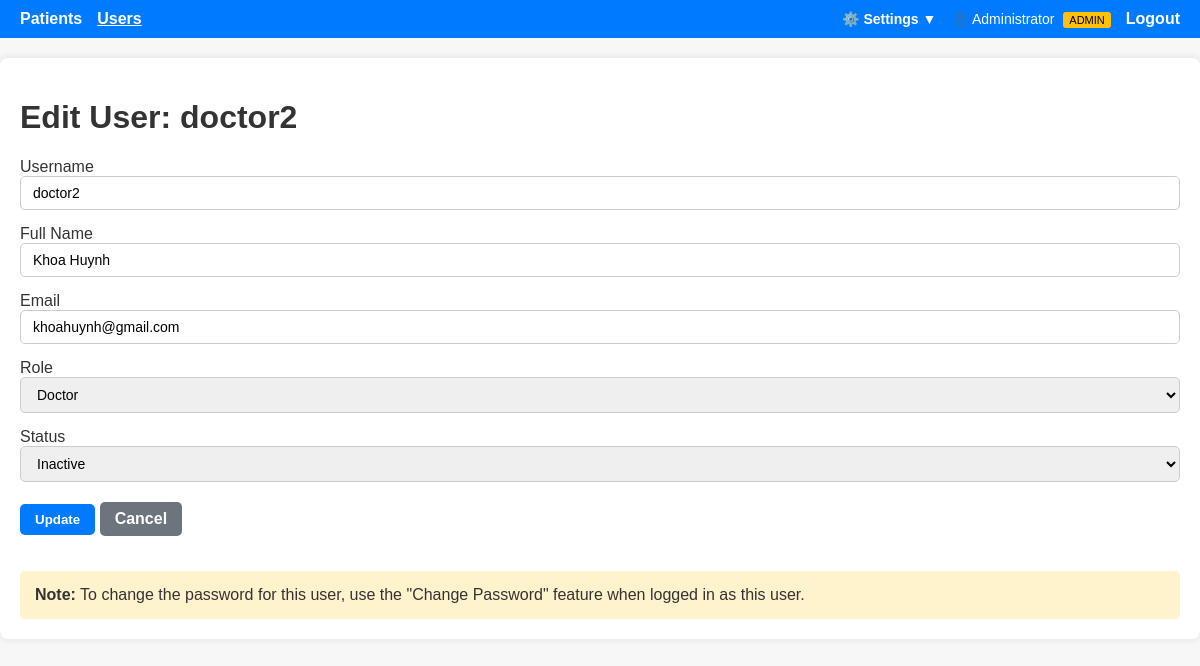
The page /users/3/edit (signed in) on the database its author committed.
### doctor_app/models.py (models this page shows, shortened)
class User(UserMixin, db.Model):
    id = db.Column(db.Integer, primary_key=True)
    username = db.Column(db.String(80), unique=True, nullable=False)
    password_hash = db.Column(db.String(255), nullable=False)
    role = db.Column(db.String(20), default="doctor")  # 'admin' or 'doctor'
    full_name = db.Column(db.String(120), nullable=True)
    email = db.Column(db.String(120), nullable=True)
    location = db.Column(db.String(120), nullable=True)  # NEW: Doctor's location/clinic
    created_at = db.Column(db.DateTime, default=datetime.utcnow)
    is_active = db.Column(db.Boolean, default=True)
    visits = db.relationship(
        "Visit", backref="creator", lazy=True, foreign_keys="Visit.created_by"
    )
    patients = db.relationship("Patient", backref="primary_doctor", lazy=True)
    def is_admin(self):
        return self.role == "admin"

### doctor_app/auth/routes.py (the view, shortened to what this page needs)
@bp.route("/users/<int:user_id>/edit", methods=["GET", "POST"])
@login_required
@admin_required
def edit_user(user_id):
    user = User.query.get_or_404(user_id)
    form = EditUserForm(obj=user)
    return render_template("auth/edit_user.html", form=form, user=user)

### doctor_app/auth/forms.py
class EditUserForm(FlaskForm):
    username = StringField("Username", validators=[DataRequired(), Length(max=80)])
    full_name = StringField("Full Name", validators=[DataRequired(), Length(max=120)])
    email = StringField("Email", validators=[Optional(), Email(), Length(max=120)])
    location = StringField("Location/Clinic", validators=[Optional(), Length(max=120)])
    role = SelectField("Role", choices=[("doctor", "Doctor"), ("admin", "Admin")])
    is_active = SelectField(
        "Status",
        choices=[(True, "Active"), (False, "Inactive")],
        coerce=lambda x: x == "True",
    )
    submit = SubmitField("Update")

### doctor_app/auth/routes.py (called while the page is built)
def admin_required(f):
    @wraps(f)
    def decorated_function(*args, **kwargs):
        if not current_user.is_authenticated or not current_user.is_admin():
            flash("You need admin privileges to access this page", "danger")
            return redirect(url_for("patients.list_patients"))
        return f(*args, **kwargs)
    return decorated_function

@login_manager.user_loader
def load_user(user_id):
    return User.query.get(int(user_id))

### doctor_app/templates/auth/edit_user.html (shortened to what this page needs)
{% extends 'base.html' %}
{% block content %}
<h1>Edit User: {{ user.username }}</h1>
<form method="post">
    <div class="form-group">
        {{ form.username.label }}
        {{ form.username(class="form-control") }}
    </div>
    <div class="form-group">
        {{ form.full_name.label }}
        {{ form.full_name(class="form-control") }}
    </div>
    <div class="form-group">
        {{ form.email.label }}
        {{ form.email(class="form-control") }}
    </div>
    <div class="form-group">
        {{ form.role.label }}
        {{ form.role(class="form-control") }}
    </div>
    <div class="form-group">
        {{ form.is_active.label }}
        {{ form.is_active(class="form-control") }}
    </div>
    {{ form.submit(class="btn") }}
    <a href="{{ url_for('auth.list_users') }}" class="btn" style="background: #6c757d;">Cancel</a>
</form>
<div style="margin-top: 30px; padding: 15px; background: #fff3cd; border-radius: 5px;">
    <strong>Note:</strong> To change the password for this user, use the "Change Password" feature when logged in as this user.
</div>
{% endblock %}

### doctor_app/templates/base.html (shortened to what this page needs)
<!doctype html>
<html lang="en">
<head>
  <link rel="stylesheet" href="{{ url_for('static', filename='style.css') }}">
</head>
<body>
  <nav>
    <a href="{{ url_for('patients.list_patients') }}" class="{% if request.endpoint == 'patients.list_patients' %}active{% endif %}">Patients</a>
    {% if current_user.is_admin() %}
    <a href="{{ url_for('auth.list_users') }}" class="{% if request.endpoint in ['auth.list_users', 'auth.register', 'auth.edit_user'] %}active{% endif %}">Users</a>
    {% endif %}
    <div style="margin-left: auto; display: flex; align-items: center; gap: 15px;">
      <div class="dropdown" id="settingsDropdown">
        <button class="dropdown-button" onclick="toggleDropdown()">⚙️ Settings ▼</button>
      </div>
      <span style="color: #fff; font-size: 14px;">
        👤 {{ current_user.full_name or current_user.username }}
        {% if current_user.is_admin() %}<span style="background: #ffc107; color: #000; padding: 2px 6px; border-radius: 3px; font-size: 11px; margin-left: 5px;">ADMIN</span>{% endif %}
      </span>
      <a href="{{ url_for('auth.logout') }}">Logout</a>
    </div>
  </nav>
  <main>
    {% block content %}{% endblock %}
  </main>
</body>
</html>

### doctor_app/static/style.css (style rules this page uses)
body { font-family: Arial; background: #f7f7f7; color: #333; margin: 0; padding: 0; }
main { max-width: 1200px; margin: 20px auto; padding: 20px; background: #fff; border-radius: 8px; box-shadow: 0 0 8px rgba(0,0,0,0.1); }
nav { background: #007bff; padding: 10px 20px; display: flex; gap: 15px; }
nav a { color: #fff; text-decoration: none; font-weight: bold; }
nav a:hover, nav a.active { text-decoration: underline; }
.btn { padding: 8px 15px; border-radius: 5px; background: #007bff; color: #fff; text-decoration: none; font-weight: bold; display: inline-block; margin: 5px 0; cursor: pointer; border: none; }
.form-group { margin-bottom: 15px; }
input[type="text"], input[type="password"], input[type="date"], input[type="file"], textarea, select { padding: 8px 12px; font-size: 14px; border-radius: 5px; border: 1px solid #ccc; width: 100%; box-sizing: border-box; }
select { cursor: pointer; }

### doctor_app/templates/base.html (style rules this page uses)
.dropdown { position: relative; display: inline-block; }
.dropdown-button { background: none; border: none; color: #fff; text-decoration: none; font-weight: bold; cursor: pointer; padding: 0; font-size: 14px; font-family: Arial; }

### rows shown on the page
User: full_name "Administrator"
User: username "doctor2", full_name "Khoa Huynh", email "khoahuynh@gmail.com", role "Doctor", is_active "Inactive"
